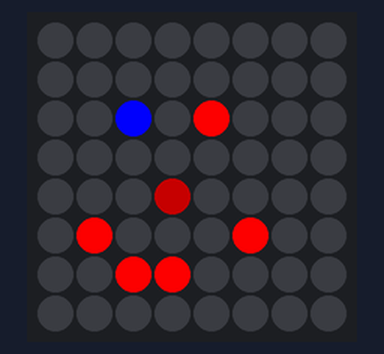
This program was run on a simulated Raspberry Pi (BCM pin numbers) with a Sense HAT. On the bench: the Sense HAT's 8×8 RGB LED matrix. At 5.0 s the program stops and its outputs stay as they are.

Above: at 0.1 s.
At 1.1 s:
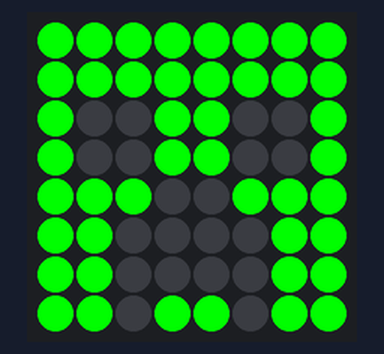
At 2.1 s:
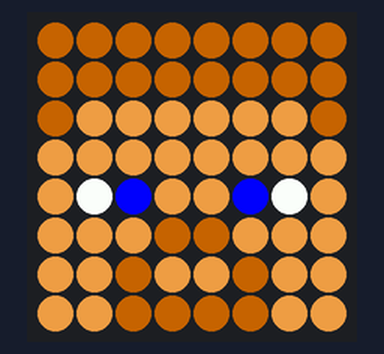

The program:

DisplayImage.py
```python
from sense_hat import SenseHat
from time import sleep

sense = SenseHat()

sense.set_pixel(2,2,(0,0,255))
sense.set_pixel(4,2,(0,0,255))
sense.set_pixel(3,4,(100,0,0))
sense.set_pixel(1,5,(255,0,0))
sense.set_pixel(2,6,(255,0,0))
sense.set_pixel(3,6,(255,0,0))
sense.set_pixel(4,2,(255,0,0))
sense.set_pixel(5,5,(255,0,0))
sleep(1)

g = (0,255,0)
b = (0,0,0)

creeper_pix = [
    g,g,g,g,g,g,g,g,
    g,g,g,g,g,g,g,g,
    g,b,b,g,g,b,b,g,
    g,b,b,g,g,b,b,g,
    g,g,g,b,b,g,g,g,
    g,g,b,b,b,b,g,g,
    g,g,b,b,b,b,g,g,
    g,g,b,g,g,b,g,g
]

sense.set_pixels(creeper_pix)
sleep(1)

B = (102,51,0)
a = (0,0,255)
S = (205,133,63)
W = (255,255,255)

steve_pix = [
    B,B,B,B,B,B,B,B,
    B,B,B,B,B,B,B,B,
    B,S,S,S,S,S,S,B,
    S,S,S,S,S,S,S,S,
    S,W,a,S,S,a,W,S,
    S,S,S,B,B,S,S,S,
    S,S,B,S,S,B,S,S,
    S,S,B,B,B,B,S,S
]
sense.set_pixels(steve_pix)
sleep(3)
sense.clear()
```

Measured:
- what the display in image 1 shows lasts 1.0 s, from 1.0 s to 2.0 s
- what the display in image 2 shows lasts 3.0 s, from 2.0 s to 5.0 s
